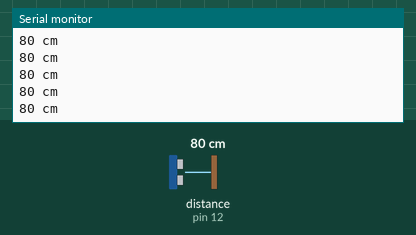
The sketch below on a simulated Arduino Uno, built with avr-gcc and run on an emulated ATmega328P. Shown: the last lines printed to the serial monitor. Wiring (inferred from the names in the program): ultrasonic range finder: trigger pin 13; echo pin 12. The inputs (shaded band) are chosen by the test bench; at power-on: distance to the obstacle (sensor on pin 12) 80 cm. The echo pulse lasts 58.3 µs per cm.

Above: at 1.2 s.
1.3 s: distance to the obstacle (sensor on pin 12) set to 2 cm
At 1.48 s:
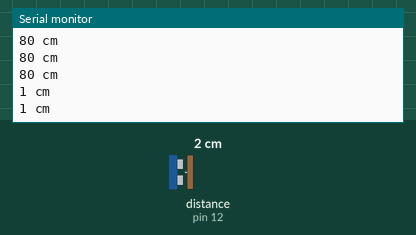
2.8 s: distance to the obstacle (sensor on pin 12) set to 120 cm
At 2.89 s:
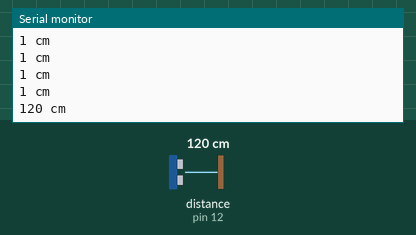
5.8 s: distance to the obstacle (sensor on pin 12) set to 250 cm
At 5.91 s:
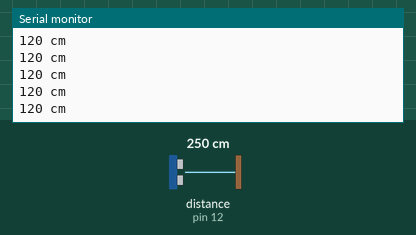
Timing chart, 0 to 8.8 s (numbered marks = the images above; inputs shaded):
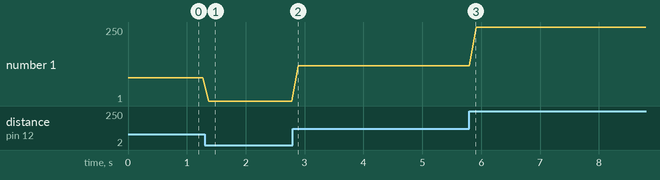

Measured:
- after the input at 1.3 s, the serial monitor: prints a new line after 0.07 s (image 1)
- after the input at 2.8 s, the serial monitor: prints a new line after 0.09 s (image 2)
- plotted number 1: 80 → 1 after the input at 1.3 s, 1 → 120 after the input at 2.8 s, 120 → 250 after the input at 5.8 s

The sketch:

sr04.ino
```cpp
int pingPin=13;
int echoPin=12;

void setup() {
  pinMode(pingPin,OUTPUT);
  pinMode(echoPin,INPUT);
  Serial.begin(9600);
}

void loop() {
  unsigned long duration,cm;

  digitalWrite(pingPin,LOW) ;
  delayMicroseconds(2);
  digitalWrite(pingPin,HIGH) ;
  delayMicroseconds(5);
  digitalWrite(pingPin,LOW) ;

  duration= pulseIn(echoPin,HIGH);
  cm= microStoCm(duration);
  Serial.print(cm);
  Serial.println(" cm ");
  delay(100);
}

unsigned long microStoCm(unsigned long microS){
  return (microS/29)/2;
}
```
